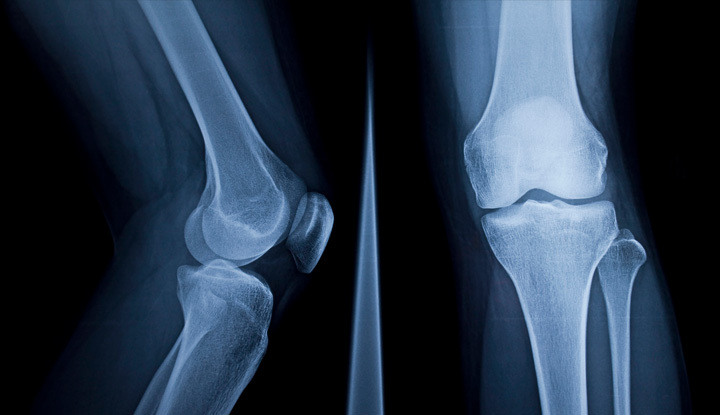
#> input picture SET-3-program-1.jpg, 720 x 415 px
$ jupyter execute Program1.ipynb
#> lines starting #> are read from the running program, lines starting #| are printed output that depends on the picture
Import Necessary Libraries

[cell 1]
import cv2
import matplotlib.pyplot as plt
import pandas as pd
import numpy as np

Import The Given Image

[cell 2]
image = cv2.imread('SET-3-program-1.jpg',cv2.IMREAD_GRAYSCALE)
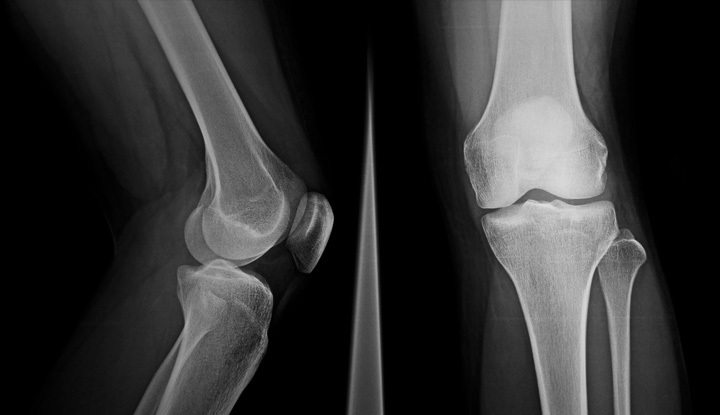
#> image: shape (415, 720); min 0, max 224, mean 49.6

Applaying Geometric Mean Filter

[cell 3]
def geometric_mean_filter(image, kernel_size=3):
#> called with kernel_size = 3
    img_pad = np.pad(image, ((kernel_size//2, kernel_size//2), (kernel_size//2, kernel_size//2)), mode='constant', constant_values=1)
    output = np.zeros_like(image, dtype=np.float32)

    for i in range(image.shape[0]):
        for j in range(image.shape[1]):
            window = img_pad[i:i+kernel_size, j:j+kernel_size]
            product = np.prod(window, dtype=np.float64)
            output[i, j] = product ** (1.0 / (kernel_size * kernel_size))

    return np.uint8(output)

#image = cv2.imread('SET-3-program-1.jpg', cv2.IMREAD_GRAYSCALE)
filtered_image = geometric_mean_filter(image, kernel_size=3)

cv2.imshow('Geometric Mean Filter', filtered_image)
#cv2.waitKey(0)
cv2.destroyAllWindows()

Applaying Harmonic Mean Filter

[cell 4]
def harmonic_mean_filter(image, kernel_size=3):
#> called with kernel_size = 3
    img_pad = np.pad(image, ((kernel_size//2, kernel_size//2), (kernel_size//2, kernel_size//2)), mode='constant', constant_values=1)
    output = np.zeros_like(image, dtype=np.float32)

    for i in range(image.shape[0]):
        for j in range(image.shape[1]):
            window = img_pad[i:i+kernel_size, j:j+kernel_size]
            sum_reciprocal = np.sum(1.0 / (window + 1e-6))
            output[i, j] = (kernel_size * kernel_size) / sum_reciprocal

    return np.uint8(output)

filtered_image = harmonic_mean_filter(image, kernel_size=3)
cv2.imshow('Harmonic Mean Filter', filtered_image)
#cv2.waitKey(0)
#cv2.destroyAllWindows()

Applaying Contra Harmonic Mean Filters

[cell 5]
def contra_harmonic_mean_filter(image, kernel_size=3, Q=1.5):
#> called with kernel_size = 3, Q = 1.5
    img_pad = np.pad(image, ((kernel_size//2, kernel_size//2), (kernel_size//2, kernel_size//2)), mode='constant', constant_values=1)
    output = np.zeros_like(image, dtype=np.float32)

    for i in range(image.shape[0]):
        for j in range(image.shape[1]):
            window = img_pad[i:i+kernel_size, j:j+kernel_size]
            num = np.sum(window ** (Q + 1))
            denom = np.sum(window ** Q) + 1e-6
            output[i, j] = num / denom

    return np.uint8(output)

filtered_image = contra_harmonic_mean_filter(image, kernel_size=3, Q=1.5)
cv2.imshow('Contra-harmonic Mean Filter', filtered_image)
cv2.waitKey(0)
cv2.destroyAllWindows()
